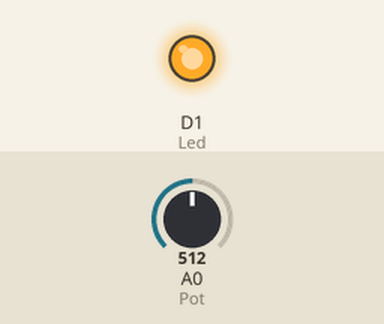
The sketch below on a simulated ESP8266 (NodeMCU). Parts: output pins drawn as LEDs (lit = HIGH). Inputs (shaded band) come from the test bench; at power-on: A0 (Pot) = 512. What the sketch prints to the serial monitor is not drawn.

Above: at 1.2 s.
1.3 s: A0 (Pot) set to 109
2.8 s: A0 (Pot) set to 96
At 3.3 s:
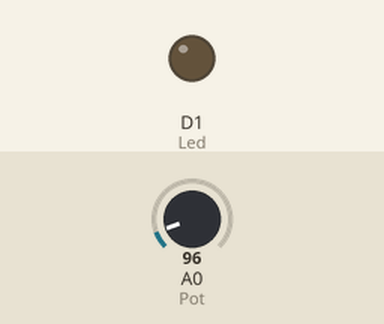
4.3 s: A0 (Pot) set to 122
At 5.5 s:
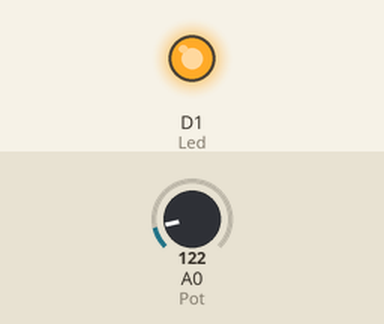
5.8 s: A0 (Pot) set to 90
At 6.7 s:
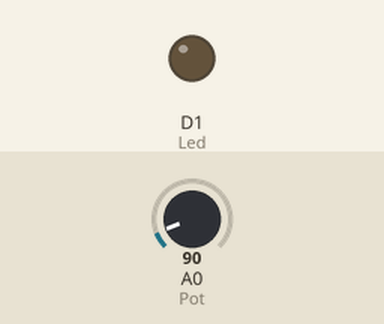
Timing chart, 0 to 8.3 s (numbered marks = the images above; inputs shaded):
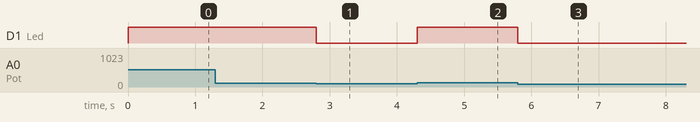

Measured:
- the behaviour switches between 101 and 100 on A0 (Pot) (found by bisection; images 0 and 1)
- after the input at 2.8 s, D1 (Led): HIGH → LOW at once
- after the input at 4.3 s, D1 (Led): LOW → HIGH at once
- after the input at 5.8 s, D1 (Led): HIGH → LOW at once

The sketch:

Pak_Setya_pertemuan_4.ino
```cpp
#define Led D1
#define Pot A0

void setup() {
  Serial.begin(115200);
  pinMode(Led, OUTPUT);
  pinMode(Pot, INPUT);
}

void loop() {
  int nilaiPot = analogRead(Pot);
  Serial.println(nilaiPot);
  if(nilaiPot > 100) {
    digitalWrite(Led, HIGH);
    }
  else {
    digitalWrite(Led, LOW);
  }

}
```
